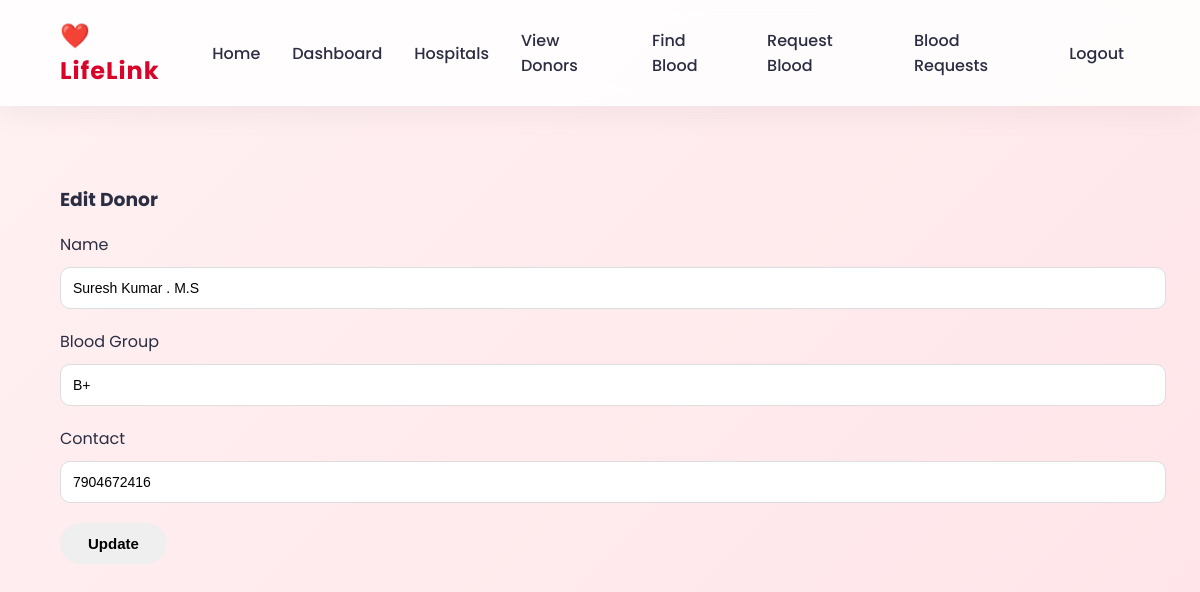
The app's page /edit_donor/1 (signed in) with its own data.
### tables this page shows
CREATE TABLE donors(
        donor_id INTEGER PRIMARY KEY,
        name TEXT,
        age INTEGER,
        gender TEXT,
        blood_group TEXT,
        district TEXT,
        phone TEXT,
        email TEXT,
        bio TEXT
    );

### app.py (the view, shortened to what this page needs)
@app.route("/edit_donor/<int:donor_id>", methods=["GET", "POST"])
@login_required
def edit_donor(donor_id):
    if session.get("role") != "admin":
        flash("Unauthorized Access ❌")
        return redirect(url_for("donors"))
    conn = get_db()
    cursor = conn.cursor()
    cursor.execute("SELECT * FROM donors WHERE donor_id=?", (donor_id,))
    donor = cursor.fetchone()
    conn.close()
    return render_template("edit_donor.html", donor=donor)

### app.py (called while the page is built)
def get_db():
    conn = sqlite3.connect("database.db")
    conn.row_factory = sqlite3.Row
    return conn

def login_required(f):
    @wraps(f)
    def wrapper(*args, **kwargs):
        if "username" not in session:
            flash("Please login first")
            return redirect(url_for("login_page"))
        return f(*args, **kwargs)
    return wrapper

### templates/edit_donor.html
{% extends "base.html" %}
{% block content %}
<h3>Edit Donor</h3>
<form method="POST">
    <div class="mb-3">
        <label>Name</label>
        <input type="text" name="name" class="form-control" value="{{ donor[1] }}" required>
    </div>
    <div class="mb-3">
        <label>Blood Group</label>
        <input type="text" name="blood_group" class="form-control" value="{{ donor[4] }}" required>
    </div>
    <div class="mb-3">
        <label>Contact</label>
        <input type="text" name="contact" class="form-control" value="{{ donor[6] }}" required>
    </div>
    <button type="submit" class="btn btn-success">Update</button>
</form>
{% endblock %}

### templates/base.html (style rules this page uses)
body { margin:0; font-family:'Poppins',sans-serif; background:linear-gradient(135deg,#fff1f2,#ffe5e9); color:#2b2d42; }
.btn { padding:12px 28px; border:none; border-radius:50px; cursor:pointer; font-size:15px; font-weight:600; transition:0.3s ease; }
input,select { width:100%; padding:12px; margin:10px 0 20px 0; border-radius:10px; border:1px solid #ddd; font-size:14px; }

### records on screen
donors: name "Suresh Kumar . M.S", blood_group "B+", contact "7904672416"
